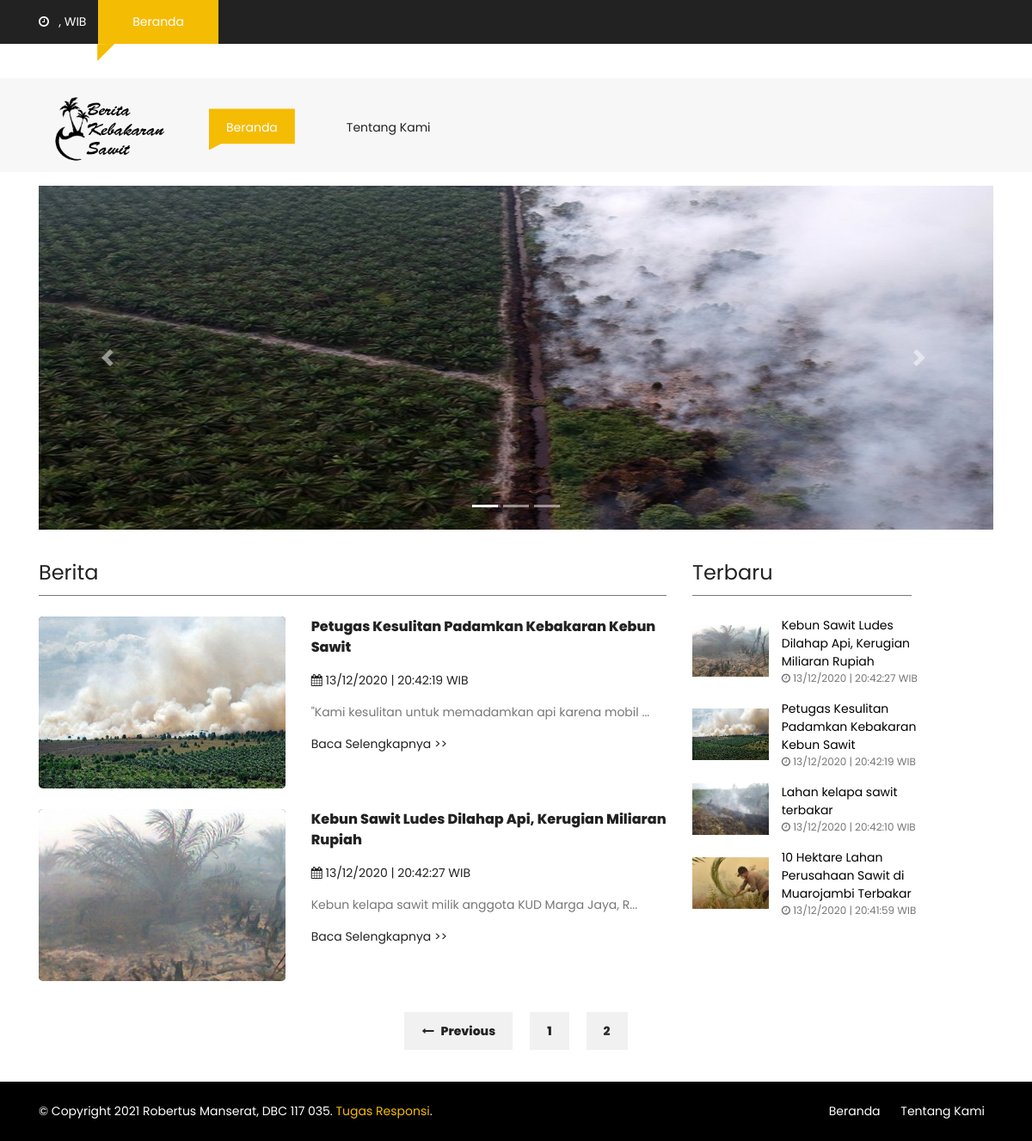
Page /index.php?start=3 on the committed database.
### tables this page shows
CREATE TABLE IF NOT EXISTS `tb_berita` (
`id_berita` int(50) NOT NULL,
  `judul_berita` varchar(100) DEFAULT NULL,
  `isi_berita` text,
  `tanggal_posting` datetime DEFAULT NULL,
  `foto_berita` varchar(225) DEFAULT NULL
);

### index.php (the view, shortened to what this page needs)
<?php
include'config.php';
?>
<!DOCTYPE html>
<html lang="en" class="no-js">
<head>
    <link href="css/media_query.css" rel="stylesheet" type="text/css"/>
    <link href="css/bootstrap.css" rel="stylesheet" type="text/css"/>
    <link href="https://maxcdn.bootstrapcdn.com/font-awesome/4.7.0/css/font-awesome.min.css" rel="stylesheet"
>
    <link href="css/animate.css" rel="stylesheet" type="text/css"/>
    <link href="css/owl.carousel.css" rel="stylesheet" type="text/css"/>
    <link href="css/owl.theme.default.css" rel="stylesheet" type="text/css"/>
    <link href="css/style_1.css" rel="stylesheet" type="text/css"/>
</head>
<body onload="startclock()">
<?php
$q = $_GET[cari];
if ($_GET[cari]) {
    $dataperpage = mysqli_query($koneksi,"SELECT * FROM tb_berita where judul_berita like '%$q%'");
} else {
    $dataperpage = mysqli_query($koneksi,"SELECT * FROM tb_berita");
}
$page = "index.php";
$numpage = mysqli_num_rows($dataperpage);
$start = $_GET['start'];
$eu = $start - 0;
$limit = 3;
$back = $eu - $limit;
 ?>
<div class="container-fluid fh5co_header_bg">
    <div class="container">
        <div class="row">
            <div class="col-12 fh5co_mediya_center"><a href="#" class="color_fff fh5co_mediya_setting"><i class="fa fa-clock-o"></i>&nbsp;&nbsp;&nbsp;<span id="date"></span>, <span id="clock"></span> WIB</span></a>
                <div class="d-inline-block fh5co_trading_posotion_relative"><a href="#" class="treding_btn">Beranda</a>
                    <div class="fh5co_treding_position_absolute"></div>
                </div>
            </div>
        </div>
    </div>
</div>
<div class="container-fluid">
    <div class="container">
        <div class="row">
            <div class="col-12 col-md-4 fh5co_padding_menu">
            </div>
        </div>
    </div>
</div>
<div class="container-fluid bg-faded fh5co_padd_mediya padding_786">
    <div class="container padding_786">
        <nav class="navbar navbar-toggleable-md navbar-light ">
            <br>
            <a class="navbar-brand" href="#"><img src="images/logo-1.png" alt="img" class="fh5co_logo_width"/></a>
            <div class="collapse navbar-collapse" id="navbarSupportedContent">
                <ul class="navbar-nav mr-auto">
                    <li class="nav-item active">
                        <a class="nav-link" href="index.php">Beranda <span class="sr-only">(current)</span></a>
                    </li>
                    <li class="nav-item ">
                        <a class="nav-link" href="tentang.php">Tentang Kami <span class="sr-only">(current)</span></a>
                    </li>
                </ul>
            </div>
        </nav>
    </div>
</div>
<div class="container-fluid pt-3">
    <div class="container animate-box" data-animate-effect="fadeIn">
        <div id="carouselExampleIndicators" class="carousel slide" data-ride="carousel">
  <ol class="carousel-indicators">
    <li data-target="#carouselExampleIndicators" data-slide-to="0" class="active"></li>
    <li data-target="#carouselExampleIndicators" data-slide-to="1"></li>
    <li data-target="#carouselExampleIndicators" data-slide-to="2"></li>
  </ol>
  <div class="carousel-inner">
    <div class="carousel-item active">
      <img class="d-block w-100" style="height: 400px;" src="images/slide-1.jpg" alt="First slide">
    </div>
  </div>
  <a class="carousel-control-prev" href="#carouselExampleIndicators" role="button" data-slide="prev">
    <span class="carousel-control-prev-icon" aria-hidden="true"></span>
  </a>
  <a class="carousel-control-next" href="#carouselExampleIndicators" role="button" data-slide="next">
    <span class="carousel-control-next-icon" aria-hidden="true"></span>
  </a>
</div>
    </div>
</div>
<div class="container-fluid pb-4 pt-4 paddding">
    <div class="container paddding">
        <div class="row mx-0">
            <div class="col-md-8 animate-box" data-animate-effect="fadeInLeft">
                <div>
                    <div class="fh5co_heading fh5co_heading_border_bottom py-2 mb-4">Berita</div>
                </div>
                <?php
                    if ($_GET[cari]) {
                        $link = mysqli_query($koneksi,"SELECT * FROM tb_berita  where judul_berita like '%$q%' order by id_berita ASC limit $eu, $limit");
                    } else {
                        $link = mysqli_query($koneksi,"SELECT * FROM tb_berita  order by id_berita ASC limit $eu, $limit");
                    }
                    while ($data = mysqli_fetch_assoc($link)) {
                        $t = strtotime($data['tanggal_posting']);
                        $num_char = 50;
                        $text = $data['isi_berita'];
                        ?>
                <div class="row pb-4">
                    <div class="col-md-5">
                        <div class="fh5co_hover_news_img">
                            <div class="fh5co_news_img"><img src="admin/<?php echo $data['foto_berita']; ?>" alt=""/></div>
                        </div>
                    </div>
                    <div class="col-md-7 animate-box">
                        <a href="detail_berita.php?id=<?php echo $data[id_berita] ?>" class="fh5co_magna py-2"> <?php echo $data['judul_berita']; ?></a><br>
                        <a href="detail_berita.php?id=<?php echo $data[id_berita] ?>" class="fh5co_mini_time py-3"> <i class="fa fa-calendar"></i> <?php echo date('d/m/Y | H:i:s',$t),' WIB'; ?> </a>
                        <div class="fh5co_consectetur">
                            <?php echo substr($text, 0, $num_char) . '...'; ?>
                        </div>
                        <div class="fh5co_consectetur">
                            <a href="detail_berita.php?id=<?php echo $data[id_berita] ?>" class="fh5co_mini_time py-3">Baca Selengkapnya >></a>
                        </div>
                    </div>
                </div>
                <?php } ?>
            </div>
            <div class="col-md-3 animate-box" data-animate-effect="fadeInRight">
                <div>
                    <div class="fh5co_heading fh5co_heading_border_bottom pt-1 py-2 mb-4">Terbaru</div>
                </div>
                <?php
                        $link = mysqli_query($koneksi,"SELECT * FROM tb_berita  ORDER BY tanggal_posting DESC limit 4");
                    while ($data = mysqli_fetch_assoc($link)) {
                        $t = strtotime($data['tanggal_posting']);
                        ?>
                <div class="row pb-3">
                    <div class="col-5 align-self-center">
                        <img src="admin/<?php echo $data['foto_berita']; ?>" alt="img" class="fh5co_most_trading"/>
                    </div>
                    <div class="col-7 paddding">
                        <div class="most_fh5co_treding_font" > <a href="detail_berita.php?id=<?php echo $data[id_berita] ?>" style="color:black;"><?php echo $data['judul_berita']; ?></a></div>
                        <div class="most_fh5co_treding_font_123"><i class="fa fa-clock-o"></i> <?php echo date('d/m/yy | H:i:s',$t),' WIB'; ?></div>
                    </div>
                </div>
                <?php } ?>
            </div>
        </div>
        <div class="row mx-0 animate-box" data-animate-effect="fadeInUp">
                <div class="col-12 text-center pb-4 pt-4">
                            <?php
                            if ($back >= 0) {
                                echo "<a href=$page?start=$back class='btn_mange_pagging'><i class='fa fa-long-arrow-left'></i>&nbsp;&nbsp; Previous</a>";
                            }
                            $l = 1;
                            for ($i = 0; $i < $numpage; $i = $i + $limit) {
                                if ($i <> $eu) {
                                    echo "<a href=$page?start=$i class='btn_pagging'>$l</a>";
                                } else {
                                    echo "<a  class='btn_pagging active'>$l</a>";
                                }
                                $l = $l + 1;
                            }
                            ?>
                </div>
        </div>
    </div>
</div>
<div class="container-fluid fh5co_footer_right_reserved">
    <div class="container">
        <div class="row  ">
            <?php
            include'footer.php';
            ?>
        </div>
    </div>
</div>
</body>
</html>

### css/style_1.css (style rules this page uses)
a,a:hover { color:#f5bc04 }
.fh5co_header_bg { background:#222;color:#fff }
.color_fff { color:#fff !important }
.treding_btn { background:#f5bc04;color:#fff;margin:0 10px;display:inline-block;padding:15px 40px }
.fh5co_trading_posotion_relative { position:relative }
.fh5co_treding_position_absolute { -webkit-clip-path:polygon(0 1%, 100% 0, 0 100%, 0% 100%);-moz-clip-path:polygon(0 1%, 100% 0, 0 100%, 0% 100%);-ms-clip-path:polygon(0 1%, 100% 0, 0 100%, 0% 100%);clip-path:polygon(0 1%, 100% 0, 0 100%, 0% 100%);height:20px;width:20px;background:#f5bc04;position:absolute;left:9px }
.fh5co_logo_width { width:130px }
.navbar-light .navbar-nav .open>.nav-link,.navbar-light .navbar-nav .active>.nav-link,.navbar-light .navbar-nav .nav-link.open,.navbar-light .navbar-nav .nav-link.active { color:#fff !important;padding-top:12px !important;padding-bottom:15px !important;padding-left:20px !important;padding-right:20px !important;margin:0 20px !important;-moz-transition:all .5s ease;-o-transition:all .5s ease;-webkit-transition:all .5s ease;-ms-transition:all .5s ease;transition:all .5s ease;background:#f5bc04 !important;-webkit-clip-path:polygon(100% 0, 100% 85%, 14% 85%, 0 100%, 0% 60%, 0 0);-moz-clip-path:polygon(100% 0, 100% 85%, 14% 85%, 0 100%, 0% 60%, 0 0);-ms-clip-path:polygon(100% 0, 100% 85%, 14% 85%, 0 100%, 0% 60%, 0 0);clip-path:polygon(100% 0, 100% 85%, 14% 85%, 0 100%, 0% 60%, 0 0) }
.navbar-light .navbar-nav .nav-link { color:#222 !important;padding-top:12px !important;padding-bottom:15px !important;padding-left:20px !important;padding-right:20px !important;margin:0 20px !important;-moz-transition:all .5s ease;-o-transition:all .5s ease;-webkit-transition:all .5s ease;-ms-transition:all .5s ease;transition:all .5s ease;position:relative !important;-webkit-clip-path:polygon(100% 0, 100% 85%, 14% 85%, 0 100%, 0% 60%, 0 0);-moz-clip-path:polygon(100% 0, 100% 85%, 14% 85%, 0 100%, 0% 60%, 0 0);-ms-clip-path:polygon(100% 0, 100% 85%, 14% 85%, 0 100%, 0% 60%, 0 0);clip-path:polygon(100% 0, 100% 85%, 14% 85%, 0 100%, 0% 60%, 0 0) }
.fh5co_padding_menu { padding:20px 0 }
.fh5co_padd_mediya { padding-top:10px }
.paddding { padding-left:0 !important;padding-right:0 !important }
.fh5co_heading { font-size:20px;color:#424040 }
.fh5co_heading_border_bottom { border-bottom:1px solid #777 }
.fh5co_news_img { height:200px;-webkit-border-radius:5px;-moz-border-radius:5px;-ms-border-radius:5px;border-radius:5px;overflow:hidden;position:relative;top:0;-webkit-box-shadow:inset 0 2px 3px 1px;-moz-box-shadow:inset 0 2px 3px 1px;-o-box-shadow:inset 0 2px 3px 1px;box-shadow:inset 0 2px 3px 1px;-moz-transition:all all 0.5s ease;-o-transition:all all 0.5s ease;-webkit-transition:all all 0.5s ease;-ms-transition:all all 0.5s ease;transition:all all 0.5s ease }
.fh5co_news_img>img { height:260px;min-width:100% }
.fh5co_magna { font-size:16px;color:#222 !important;font-weight:800 }
.fh5co_mini_time { font-size:14px;color:#222;display:inline-block }
.fh5co_consectetur { font-size:14px;color:#777 }
.fh5co_most_trading { height:60px;width:100% }
.most_fh5co_treding_font_123 { font-size:12px;color:#777 }
.btn_mange_pagging { background:#f1f1f1;padding:12px 20px;color:#222 !important;font-weight:800;margin:0 10px;-moz-transition:all .5s ease;-o-transition:all .5s ease;-webkit-transition:all .5s ease;-ms-transition:all .5s ease;transition:all .5s ease }
.btn_pagging { background:#f1f1f1 !important;color:#222;padding:12px 20px !important;font-weight:800;margin:0 10px;-moz-transition:all .5s ease;-o-transition:all .5s ease;-webkit-transition:all .5s ease;-ms-transition:all .5s ease;transition:all .5s ease }
.fh5co_footer_right_reserved { background:#000 !important;color:#fff !important }
.fh5co_heading { font-size:24px;color:#222 }

### rows in the picture
tb_berita: foto_berita (picture), judul_berita "Petugas Kesulitan Padamkan Kebakaran Kebun Sawit", tanggal_posting "13/12/2020 | 20:42:19", isi_berita "\"Kami kesulitan untuk memadamkan api karena mobil"
tb_berita: foto_berita (picture), judul_berita "Kebun Sawit Ludes Dilahap Api, Kerugian Miliaran Rupiah", tanggal_posting "13/12/2020 | 20:42:27", isi_berita "Kebun kelapa sawit milik anggota KUD Marga Jaya, R"
tb_berita: foto_berita (picture), judul_berita "Lahan kelapa sawit terbakar", tanggal_posting "13/12/2020 | 20:42:10"
tb_berita: foto_berita (picture), judul_berita "10 Hektare Lahan Perusahaan Sawit di Muarojambi Terbakar", tanggal_posting "13/12/2020 | 20:41:59"
